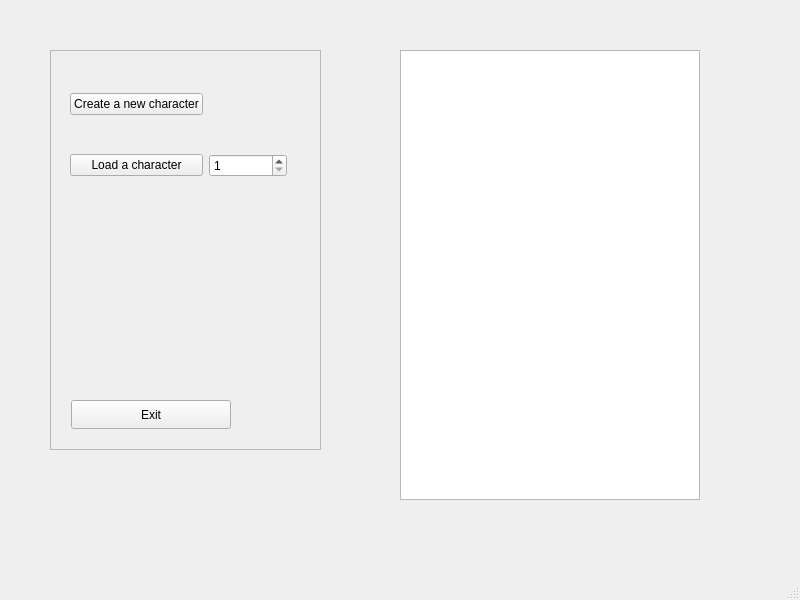
<?xml version="1.0" encoding="UTF-8"?>
<ui version="4.0">
 <class>MainWindow</class>
 <widget class="QMainWindow" name="MainWindow">
  <property name="geometry">
   <rect>
    <x>0</x>
    <y>0</y>
    <width>800</width>
    <height>600</height>
   </rect>
  </property>
  <property name="windowTitle">
   <string>RPG Character Creator</string>
  </property>
  <widget class="QWidget" name="centralwidget">
   <widget class="QStackedWidget" name="stackedWidget">
    <property name="geometry">
     <rect>
      <x>0</x>
      <y>0</y>
      <width>800</width>
      <height>575</height>
     </rect>
    </property>
    <property name="currentIndex">
     <number>0</number>
    </property>
    <widget class="QWidget" name="mainMenu">
     <widget class="QFrame" name="frame">
      <property name="geometry">
       <rect>
        <x>50</x>
        <y>50</y>
        <width>271</width>
        <height>400</height>
       </rect>
      </property>
      <property name="frameShape">
       <enum>QFrame::StyledPanel</enum>
      </property>
      <property name="frameShadow">
       <enum>QFrame::Raised</enum>
      </property>
      <widget class="QWidget" name="gridLayoutWidget">
       <property name="geometry">
        <rect>
         <x>20</x>
         <y>10</y>
         <width>217</width>
         <height>151</height>
        </rect>
       </property>
       <layout class="QGridLayout" name="gridLayout_2">
        <item row="0" column="0">
         <widget class="QPushButton" name="pbNewChar">
          <property name="text">
           <string>Create a new character</string>
          </property>
         </widget>
        </item>
        <item row="1" column="0">
         <widget class="QPushButton" name="pbLoadChar">
          <property name="text">
           <string>Load a character</string>
          </property>
         </widget>
        </item>
        <item row="1" column="1">
         <widget class="QSpinBox" name="sbCharNr">
          <property name="focusPolicy">
           <enum>Qt::ClickFocus</enum>
          </property>
          <property name="minimum">
           <number>1</number>
          </property>
         </widget>
        </item>
       </layout>
      </widget>
      <widget class="QPushButton" name="pbExit">
       <property name="geometry">
        <rect>
         <x>21</x>
         <y>350</y>
         <width>160</width>
         <height>29</height>
        </rect>
       </property>
       <property name="text">
        <string>Exit</string>
       </property>
      </widget>
     </widget>
     <widget class="QTextBrowser" name="charList">
      <property name="geometry">
       <rect>
        <x>400</x>
        <y>50</y>
        <width>300</width>
        <height>450</height>
       </rect>
      </property>
     </widget>
    </widget>
    <widget class="QWidget" name="charCreate">
     <widget class="QWidget" name="verticalLayoutWidget_9">
      <property name="geometry">
       <rect>
        <x>60</x>
        <y>60</y>
        <width>203</width>
        <height>401</height>
       </rect>
      </property>
      <layout class="QVBoxLayout" name="verticalLayout_9">
       <property name="spacing">
        <number>100</number>
       </property>
       <property name="sizeConstraint">
        <enum>QLayout::SetDefaultConstraint</enum>
       </property>
       <property name="topMargin">
        <number>0</number>
       </property>
       <item>
        <widget class="QPushButton" name="pbCreateChar">
         <property name="text">
          <string>Create</string>
         </property>
        </widget>
       </item>
       <item>
        <widget class="QPushButton" name="pbMainMenu_2">
         <property name="text">
          <string>Return to the main menu</string>
         </property>
        </widget>
       </item>
      </layout>
     </widget>
     <widget class="QGroupBox" name="gbRace">
      <property name="geometry">
       <rect>
        <x>450</x>
        <y>150</y>
        <width>200</width>
        <height>120</height>
       </rect>
      </property>
      <property name="title">
       <string>Race</string>
      </property>
      <widget class="QWidget" name="layoutWidget">
       <property name="geometry">
        <rect>
         <x>10</x>
         <y>20</y>
         <width>114</width>
         <height>94</height>
        </rect>
       </property>
       <layout class="QVBoxLayout" name="verticalLayout_2">
        <item>
         <widget class="QRadioButton" name="rbHuman">
          <property name="text">
           <string>Human</string>
          </property>
         </widget>
        </item>
        <item>
         <widget class="QRadioButton" name="rbElf">
          <property name="text">
           <string>Elf</string>
          </property>
         </widget>
        </item>
        <item>
         <widget class="QRadioButton" name="rbOrc">
          <property name="text">
           <string>Orc</string>
          </property>
         </widget>
        </item>
       </layout>
      </widget>
     </widget>
     <widget class="QGroupBox" name="gbClass">
      <property name="geometry">
       <rect>
        <x>450</x>
        <y>300</y>
        <width>200</width>
        <height>120</height>
       </rect>
      </property>
      <property name="title">
       <string>Class</string>
      </property>
      <widget class="QWidget" name="layoutWidget">
       <property name="geometry">
        <rect>
         <x>10</x>
         <y>20</y>
         <width>114</width>
         <height>94</height>
        </rect>
       </property>
       <layout class="QVBoxLayout" name="verticalLayout">
        <item>
         <widget class="QRadioButton" name="rbMage">
          <property name="text">
           <string>Mage</string>
          </property>
         </widget>
        </item>
        <item>
         <widget class="QRadioButton" name="rbArcher">
          <property name="text">
           <string>Archer</string>
          </property>
         </widget>
        </item>
        <item>
         <widget class="QRadioButton" name="rbWorrior">
          <property name="text">
           <string>Worrior</string>
          </property>
         </widget>
        </item>
       </layout>
      </widget>
     </widget>
     <widget class="QWidget" name="layoutWidget">
      <property name="geometry">
       <rect>
        <x>450</x>
        <y>80</y>
        <width>197</width>
        <height>30</height>
       </rect>
      </property>
      <layout class="QHBoxLayout" name="horizontalLayout">
       <item>
        <widget class="QLabel" name="label">
         <property name="text">
          <string>Name</string>
         </property>
        </widget>
       </item>
       <item>
        <widget class="QLineEdit" name="leName"/>
       </item>
      </layout>
     </widget>
    </widget>
    <widget class="QWidget" name="charMenu">
     <widget class="QWidget" name="verticalLayoutWidget_8">
      <property name="geometry">
       <rect>
        <x>50</x>
        <y>50</y>
        <width>203</width>
        <height>331</height>
       </rect>
      </property>
      <layout class="QVBoxLayout" name="verticalLayout_8">
       <item>
        <widget class="QPushButton" name="pbSave">
         <property name="text">
          <string>Save to file</string>
         </property>
        </widget>
       </item>
       <item>
        <widget class="QPushButton" name="pbItemMenu">
         <property name="text">
          <string>Show equipment menu</string>
         </property>
        </widget>
       </item>
       <item>
        <widget class="QPushButton" name="pbRemoveChar">
         <property name="text">
          <string>Remove character</string>
         </property>
        </widget>
       </item>
       <item>
        <widget class="QPushButton" name="pbMainMenu">
         <property name="text">
          <string>Return to the main menu</string>
         </property>
        </widget>
       </item>
      </layout>
     </widget>
     <widget class="QTextBrowser" name="charStats">
      <property name="geometry">
       <rect>
        <x>400</x>
        <y>50</y>
        <width>300</width>
        <height>450</height>
       </rect>
      </property>
     </widget>
    </widget>
    <widget class="QWidget" name="itemMenu">
     <widget class="QWidget" name="verticalLayoutWidget_4">
      <property name="geometry">
       <rect>
        <x>70</x>
        <y>50</y>
        <width>221</width>
        <height>331</height>
       </rect>
      </property>
      <layout class="QVBoxLayout" name="verticalLayout_4">
       <property name="spacing">
        <number>5</number>
       </property>
       <property name="sizeConstraint">
        <enum>QLayout::SetMinimumSize</enum>
       </property>
       <item>
        <widget class="QPushButton" name="pbEquip">
         <property name="enabled">
          <bool>true</bool>
         </property>
         <property name="text">
          <string>Equip / unequip</string>
         </property>
        </widget>
       </item>
       <item>
        <widget class="QPushButton" name="pbRemoveItem">
         <property name="text">
          <string>Remove current item</string>
         </property>
        </widget>
       </item>
       <item>
        <widget class="QPushButton" name="pbNewItem">
         <property name="text">
          <string>Create a new item</string>
         </property>
        </widget>
       </item>
       <item>
        <widget class="QPushButton" name="pbNextItem">
         <property name="text">
          <string>Go to the next item</string>
         </property>
        </widget>
       </item>
       <item>
        <widget class="QPushButton" name="pbCharMenu">
         <property name="text">
          <string>Return to the character menu</string>
         </property>
        </widget>
       </item>
      </layout>
     </widget>
     <widget class="QTextBrowser" name="itemStats">
      <property name="geometry">
       <rect>
        <x>400</x>
        <y>50</y>
        <width>300</width>
        <height>450</height>
       </rect>
      </property>
     </widget>
    </widget>
    <widget class="QWidget" name="createItem">
     <widget class="QWidget" name="layoutWidget_7">
      <property name="geometry">
       <rect>
        <x>440</x>
        <y>60</y>
        <width>251</width>
        <height>30</height>
       </rect>
      </property>
      <layout class="QHBoxLayout" name="horizontalLayout_3">
       <item>
        <widget class="QLabel" name="label_3">
         <property name="text">
          <string>Name</string>
         </property>
        </widget>
       </item>
       <item>
        <widget class="QLineEdit" name="leItemName">
         <property name="mouseTracking">
          <bool>false</bool>
         </property>
        </widget>
       </item>
      </layout>
     </widget>
     <widget class="QWidget" name="verticalLayoutWidget_12">
      <property name="geometry">
       <rect>
        <x>50</x>
        <y>40</y>
        <width>203</width>
        <height>401</height>
       </rect>
      </property>
      <layout class="QVBoxLayout" name="verticalLayout_12">
       <property name="spacing">
        <number>100</number>
       </property>
       <property name="sizeConstraint">
        <enum>QLayout::SetDefaultConstraint</enum>
       </property>
       <property name="topMargin">
        <number>0</number>
       </property>
       <item>
        <widget class="QPushButton" name="pbCreateItem">
         <property name="text">
          <string>Create</string>
         </property>
        </widget>
       </item>
       <item>
        <widget class="QPushButton" name="pbCharMenu2">
         <property name="text">
          <string>Return to Item Menu</string>
         </property>
        </widget>
       </item>
      </layout>
     </widget>
     <widget class="QGroupBox" name="gbItemType">
      <property name="geometry">
       <rect>
        <x>440</x>
        <y>120</y>
        <width>291</width>
        <height>321</height>
       </rect>
      </property>
      <property name="title">
       <string>Type</string>
      </property>
      <widget class="QWidget" name="gridLayoutWidget_4">
       <property name="geometry">
        <rect>
         <x>0</x>
         <y>10</y>
         <width>291</width>
         <height>22</height>
        </rect>
       </property>
       <layout class="QGridLayout" name="gridLayout">
        <item row="0" column="1" alignment="Qt::AlignHCenter">
         <widget class="QLabel" name="label_5">
          <property name="text">
           <string>Weapon</string>
          </property>
         </widget>
        </item>
        <item row="0" column="0" alignment="Qt::AlignHCenter">
         <widget class="QLabel" name="label_4">
          <property name="text">
           <string>Armor</string>
          </property>
         </widget>
        </item>
       </layout>
      </widget>
     </widget>
    </widget>
   </widget>
  </widget>
  <widget class="QStatusBar" name="statusbar"/>
 </widget>
 <resources/>
 <connections>
  <connection>
   <sender>pbExit</sender>
   <signal>clicked()</signal>
   <receiver>MainWindow</receiver>
   <slot>close()</slot>
   <hints>
    <hint type="sourcelabel">
     <x>150</x>
     <y>414</y>
    </hint>
    <hint type="destinationlabel">
     <x>399</x>
     <y>299</y>
    </hint>
   </hints>
  </connection>
  <connection>
   <sender>stackedWidget</sender>
   <signal>currentChanged(int)</signal>
   <receiver>statusbar</receiver>
   <slot>clearMessage()</slot>
   <hints>
    <hint type="sourcelabel">
     <x>399</x>
     <y>287</y>
    </hint>
    <hint type="destinationlabel">
     <x>399</x>
     <y>587</y>
    </hint>
   </hints>
  </connection>
 </connections>
</ui>
